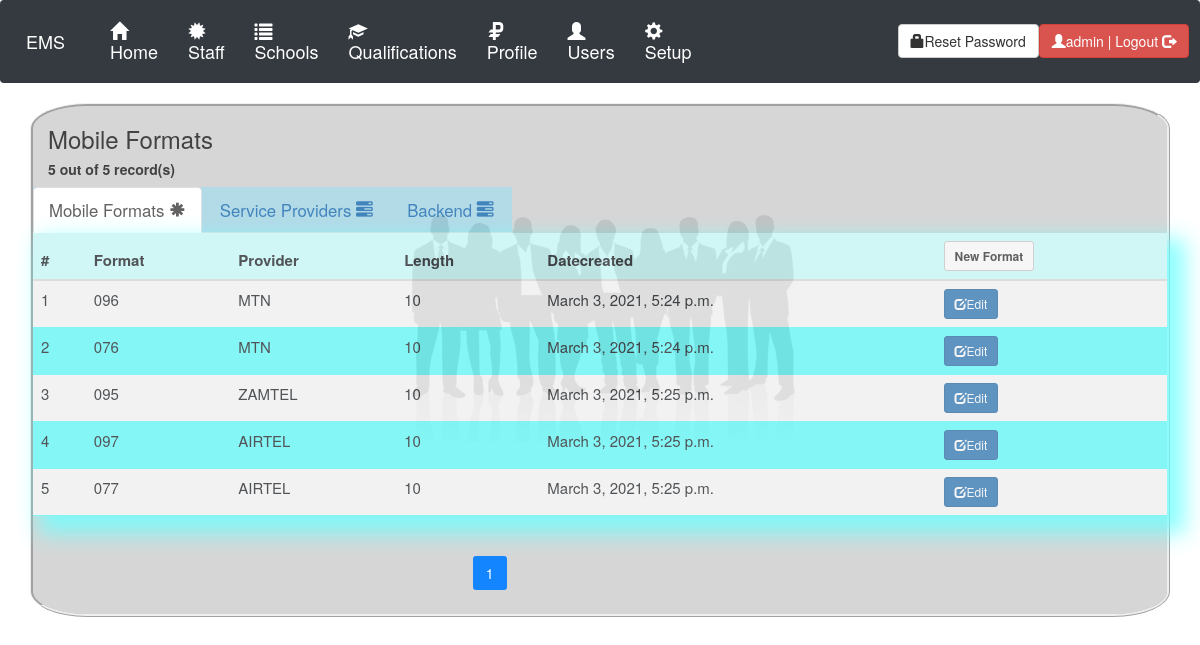
The page /phone/phonesettings (signed in) on the database its author committed.
### account/models.py (models this page shows, shortened)
class Mobileformat(models.Model):
	mformat = models.CharField(max_length=10)
	provider = models.ForeignKey(Serviceprovider,on_delete=models.DO_NOTHING)
	length = models.ForeignKey(Mobilelength,on_delete=models.DO_NOTHING)
	datecreated= models.DateTimeField(auto_now_add=True)

class Serviceprovider(models.Model):
	provider = models.CharField(max_length=15,unique=True)
	datecreated= models.DateTimeField(auto_now_add=True)
	def __str__(self):
		return self.provider

class Mobilelength(models.Model):
	length = models.IntegerField(default=10)
	datecreated= models.DateTimeField(auto_now_add=True)
	def __str__(self):
		return str(self.length)

### account/views.py (the view)
# urls.py: path('phone/phonesettings', views.phone_settings,name='phonesettings'),
@permission_required('account.view_mobileformat')
def phone_settings(request):
	records=Mobileformat.objects.all()
	totalrecords=Mobileformat.objects.all().count()
	filtered=records.count()
	paginator=Paginator(records,20)
	page_num=request.GET.get('page', 1)
	records=paginator.get_page(page_num)
	pagecount=int(len(list(records)))
	counted=str(pagecount) +" out of "+str(totalrecords)+" record(s)"
	context={"title":"Mobile Formats","records":records,"phonesettings":"active","counted":counted,"showform":"none",}
	return render(request,'phone/phonesettings.html',context)

### account/views.py (called while the page is built)
def permission_required(perm, login_url=None, raise_exception=True):
	def check_perms(user):
		if isinstance(perm, six.string_types):
			perms = (perm, )
		else:
			perms = perm
		if user.has_perms(perms):
			return True
		if raise_exception and user.pk:
			raise PermissionDenied
		return False
	return user_passes_test(check_perms, login_url=login_url)

### account/templates/phone/phonesettings.html (shortened to what this page needs)
{% extends 'template.html' %}
{% load crispy_forms_tags %}
{% block content %}
{% include 'phone/setuptab.html' %}
	<table class="table table-striped table-hover">
     <thead>
        <th>#</th>
        <th>Format</th>
        <th>Provider</th>
        <th>Length</th>
        <th>Datecreated</th>
        <th>
            {% if perms.account.add_mobileformat %}
            <a class="btn btn-default btn-sm" href="{% url 'createmobileformat' %}"><strong> New Format</strong></a>
            {% else %}Action{% endif %}
        </th>
    </thead>
    {% for record in records.object_list %}
            <td>{{forloop.counter}}</td>
            <td>{{record.mformat}}</td>
            <td>{{record.provider}}</td>
            <td>{{record.length}}</td>
            <td>{{record.datecreated}}</td>
            <td>
            {% if perms.account.change_mobileformat %}
            <a href="{% url 'updateformat' id=record.id %}" class="btn btn-primary btn-sm"><i class="glyphicon glyphicon-edit"></i>Edit</a>
            {% endif %}
            </td>
    {% endfor %}
</table>
{% endblock %}

### account/templates/template.html (shortened to what this page needs)
<!DOCTYPE html>
<html>
<head>
</head>
{% load crispy_forms_tags %}
{% load static %}
<link rel="stylesheet" href="{% static 'css/style.css' %}" type="text/css" />
<link rel="stylesheet" href="{% static '/css/bootstrap.min.css' %}">
<link rel="stylesheet" href="https://maxcdn.bootstrapcdn.com/bootstrap/3.4.0/css/bootstrap.min.css"/>
<body>
{% include 'navbar.html' %}
	<div class="container" style="background-color: lightgray;border-radius: 5%;border: ridge;opacity: 0.92">
        {% if request.user.is_authenticated %}
        <h3>{{sub}} {{title}}</h3>
        <h5><strong>{{counted}}</strong></h5>
      <div class="row">
            {% block content %}
            {% endblock content %}
            <nav aria-label="...">
              <ul class="pagination">
                {% for n in records.paginator.page_range %}
                  {% if records.number == n %}
                  <li class="page-item active" aria-current="page">
                    <a class="page-link" href="?page={{ n }}">{{ n }}</a>
                  </li>
                  {% elif n > records.number|add:-4 and n < records.number|add:4 %}
                  <li class="page-item">
                    <a class="page-link" href="?page={{ n }}">{{ n }}</a>
                  </li>
                  {% endif %}
                {% endfor %}
              </ul>
            </nav>
		</div>
  {% else %}
      <div>
            <p style="background-color: red;font-size: 2.5em"> You are not logged in!</p><hr>
      </div>
      {% endif %}
    </div>
</body>
</html>

### account/templates/navbar.html (shortened to what this page needs)
<nav class="navbar navbar-expand-md navbar-dark fixed-top bg-dark">
  <a class="navbar-brand" href="{% url 'home' %}">EMS
  </a>
  <div class="collapse navbar-collapse" id="navbarCollapse">
    {% if request.user.is_authenticated %}
    <ul class="navbar-nav mr-auto">
      <h4>
        <li class="nav-item active">
          <a class="nav-link" href="{% url 'home' %}">
            <i class="glyphicon glyphicon-home"></i>
            <br/>Home</a>
        </li>
      </h4>
        {% include 'blank.html' %}
        <h4>
        <li class="nav-item active">
        {% if perms.staff.view_staffmodule %}
          <a class="nav-link" href="{% url 'staffmodule' %}">
           <i class="glyphicon glyphicon-certificate"></i>
            <br/>Staff</a>
            {% endif %}
        </li>
        </h4>
        {% include 'blank.html' %}
        <h4>
        <li class="nav-item active">
          {% if perms.school.view_schoolmodule %}
          <a class="nav-link" href="{% url 'schoolmodule' %}">
              <i class="glyphicon glyphicon-list"></i>
              <br/>Schools</a>
              {% endif %}
        </li>
        </h4>
        {% include 'blank.html' %}
        <h4>
        <li class="nav-item active">
          {% if perms.qualification.view_qualificationmodule %}
          <a class="nav-link" href="{% url 'qualicationmodule' %}">
              <i class="glyphicon glyphicon-education"></i>
              <br/>Qualifications</a>
              {% endif %}
        </li>
        </h4>
        {% include 'blank.html' %}
        <h4>
        <li class="nav-item active">
          {% if perms.staff.view_myprofile %} {% if user.is_active %}
          <a class="nav-link" href="{% url 'myprofile' %}"><i class="glyphicon glyphicon-ruble"></i>
            <br/>Profile</a>
            {% endif %} {% endif %}
        </li>
        </h4>
        {% include 'blank.html' %}
        <h4>
        <li class="nav-item active">
          {% if perms.account.view_usermodule %}
          <a class="nav-link" href="{% url 'user' %}">
             <i class="glyphicon glyphicon-user"></i>
              <br/>Users</a>
              {% endif %}
        </li>
        </h4>
        {% include 'blank.html' %}
        <h4>
        <li class="nav-item active">
          {% if perms.account.view_setupmodule %}
          <a class="nav-link" href="{% url 'setup' %}">
            <i class="glyphicon glyphicon-cog"></i>
            <br/>Setup</a>
            {% endif %}
        </li>
        </h4>
    </ul>
      {% endif %}
  </div>
  {% if request.user.is_authenticated %}
  <a href="{% url 'changepassword' %}" class="btn btn-default"><i class="glyphicon glyphicon-lock"></i>Reset Password</a>
    <a href="{% url 'userlogout' %}" class="btn btn-danger" onclick="return confirm('Logout of the System?')">
    <i class="glyphicon glyphicon-user"></i>{{ user }} | Logout <i class="glyphicon glyphicon-log-out"></i></a>
  {% endif %}
</nav>

### account/templates/blank.html
<li class="nav-item active"><img src="/static/img/blank.png" width="20px" height="30px"></li>

### account/templates/phone/setuptab.html
  <ul class="nav nav-tabs" style="background-color: lightblue;font-size: 1.2em">
    {% if perms.account.view_mobileformat %}
    <li class="{{phonesettings}}"><a data-toggle="tab" href="{% url 'phonesettings' %}">Mobile Formats
    	<i class="glyphicon glyphicon-asterisk"></i></a>
    </li>
    {% endif %}
    {% if perms.account.view_serviceprovider %}
    <li class="{{serviceproviders}}"><a data-toggle="tab" href="{% url 'serviceproviders' %}">Service Providers
        <i class="glyphicon glyphicon-tasks"></i></a>
    </li>
    {% endif %}
    {% if request.user.is_staff %}
    <li><a data-toggle="tab" href="https://safe-crag-62473.herokuapp.com/admin/">Backend
        <i class="glyphicon glyphicon-tasks"></i></a>
    </li>
    {% endif %}
  </ul>

### account/static/css/style.css (style rules this page uses)
body { background-image: url("../img/new.png"); background-position: center; min-height: 380px; background-repeat: no-repeat; position: relative; }
table { width: 100%; text-align: center; box-shadow: 12px 12px 20px 6px #66FFFF; font-size: 15px; overflow-x:auto; border-collapse: collapse; opacity: 0.8; }
th, td { padding: 8px; text-align: left; border-bottom: 1px solid #66FFFF; }

### rows shown on the page
Mobileformat: mformat "096", provider "MTN", length "10", datecreated "March 3, 2021, 5:24 p.m."
Mobileformat: mformat "076", provider "MTN", length "10", datecreated "March 3, 2021, 5:24 p.m."
Mobileformat: mformat "095", provider "ZAMTEL", length "10", datecreated "March 3, 2021, 5:25 p.m."
Mobileformat: mformat "097", provider "AIRTEL", length "10", datecreated "March 3, 2021, 5:25 p.m."
Mobileformat: mformat "077", provider "AIRTEL", length "10", datecreated "March 3, 2021, 5:25 p.m."

### other values the page prints
{{ user }} "admin"
{{ title }} "Mobile Formats"
{{ counted }} "5 out of 5 record(s)"
{{ n }} "1"
